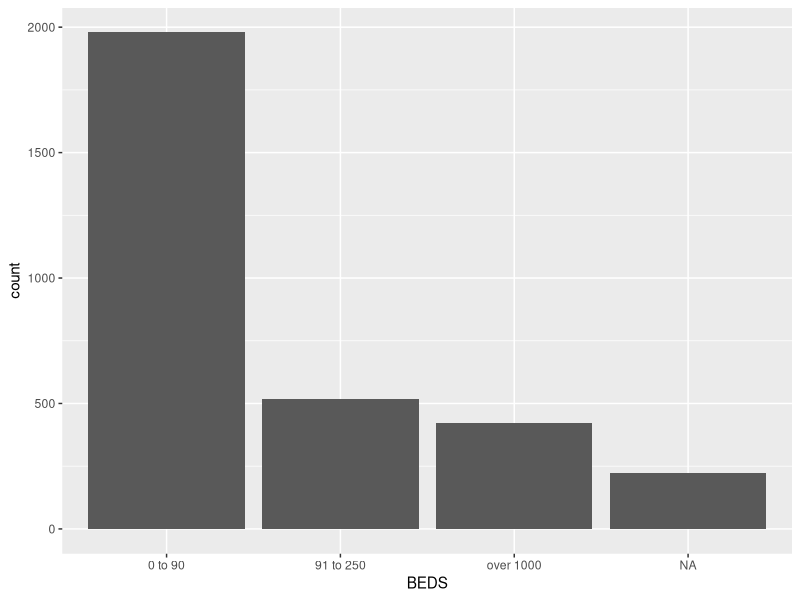
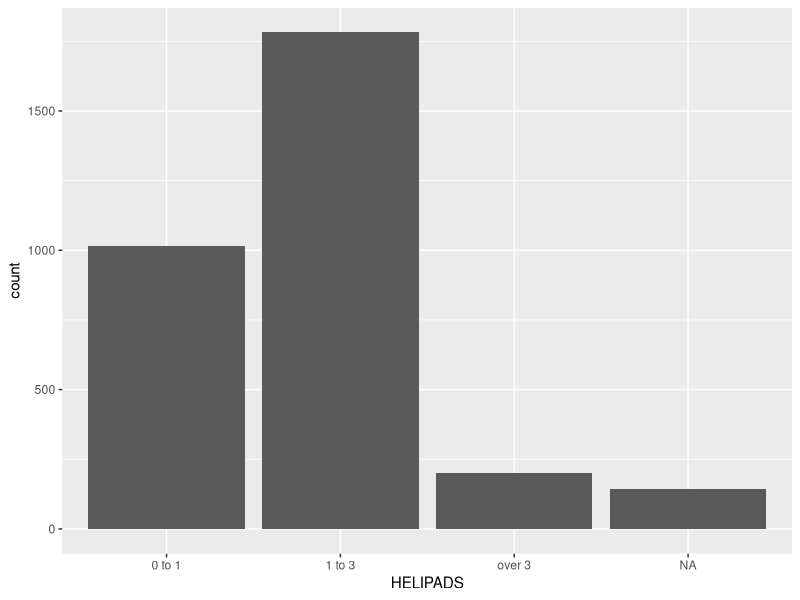
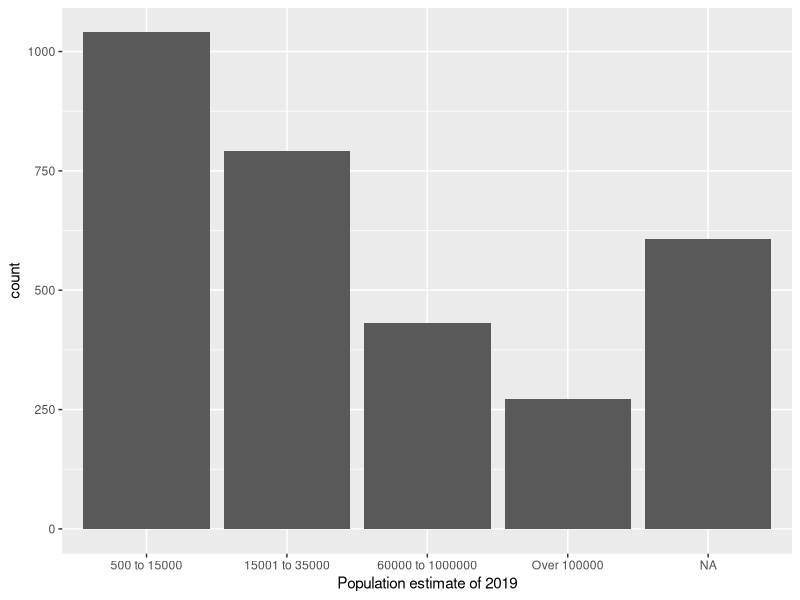
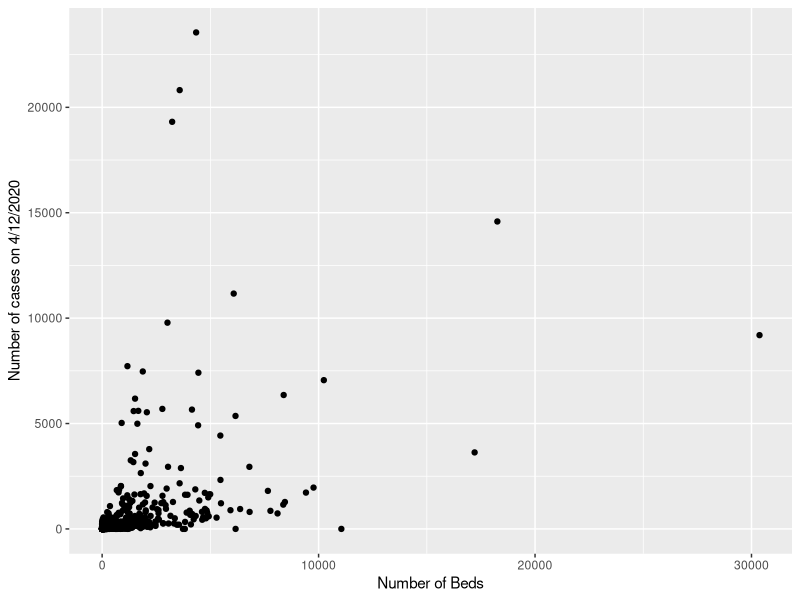
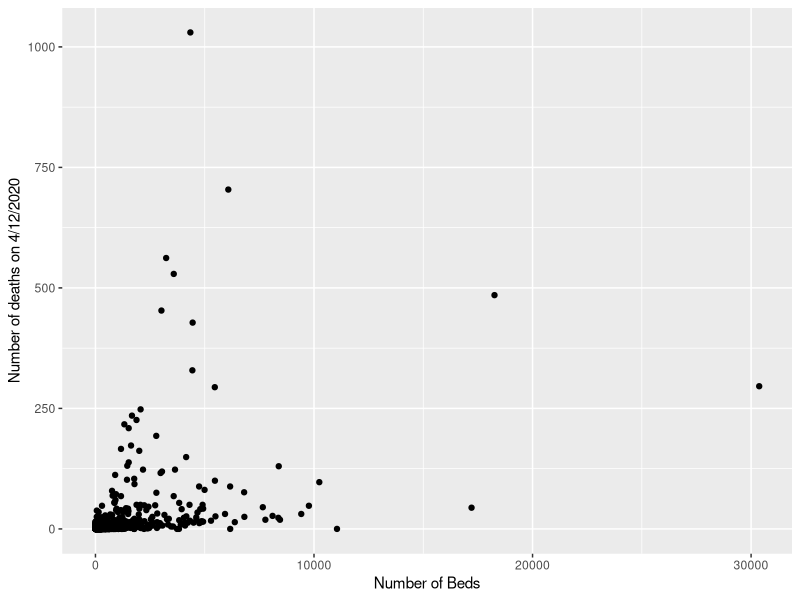
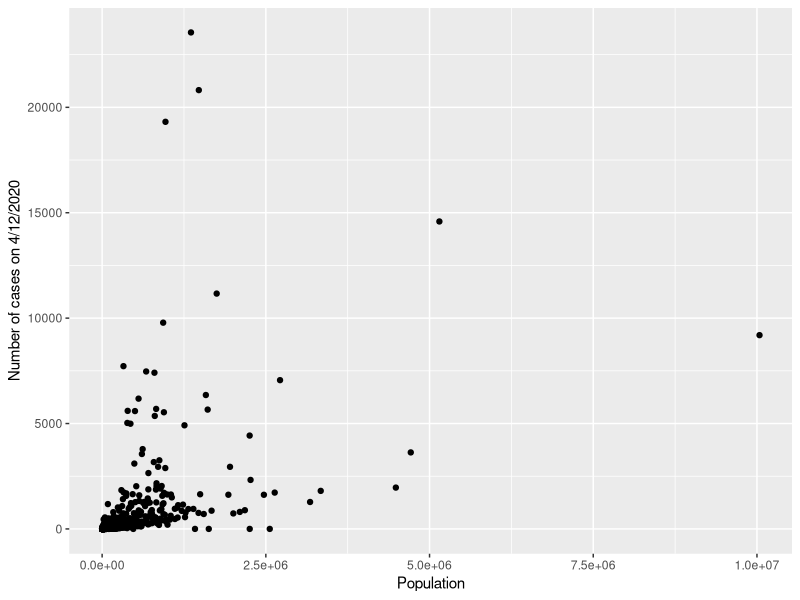
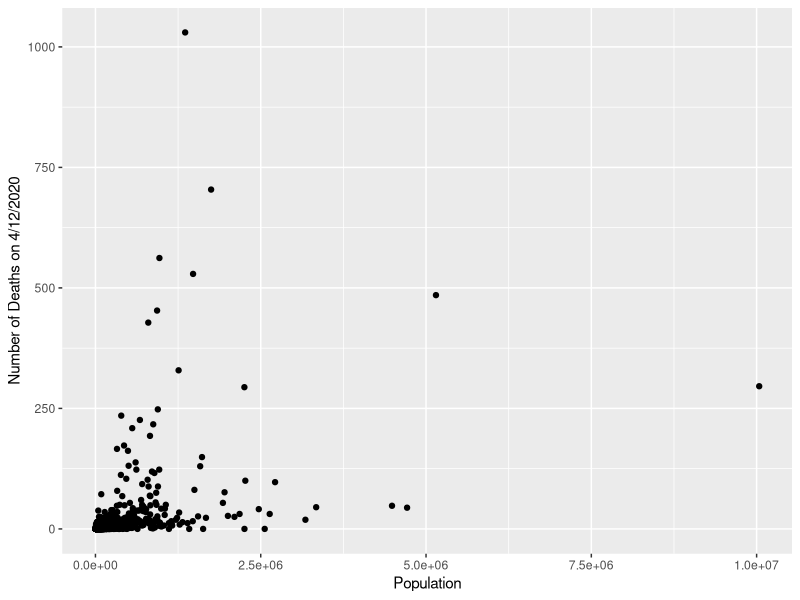

Source code (R) for these figures, in order:
library(ggplot2)

Combined_data <- read.csv("New_CountyHospitalCombined.csv", sep = ",")
cov_data <- read.csv("CovCountyHospitalTimeSeries.csv", sep = ",")

t.v1 <- table(Combined_data$BEDS, Combined_data$HELIPADS)
t.v2 <- addmargins(A = t.v1, FUN = list(total=sum),quiet = TRUE)
t.v1.rnd <- round(prop.table(t.v1, margin = 2)*100,1)

##Plots to finds the frequency of beds, helipads, and size of population per county

Combined_data$BEDS <- cut(x=Combined_data$BEDS,breaks = c(0,91,250,1000),right = FALSE,
                          labels = c("0 to 90","91 to 250","over 1000"))
ggplot(Combined_data, aes(BEDS))+geom_bar()

Combined_data$HELIPADS <- cut(x=Combined_data$HELIPADS, breaks = c(0,1,3,5),right = FALSE, 
                          labels = c("0 to 1","1 to 3","over 3"))
ggplot(Combined_data, aes(HELIPADS))+geom_bar(aes(fill=GOVERNM))


Combined_data$POPEST2019 <- cut(x=Combined_data$POPEST2019,breaks = c(500,15000,35000,60000,100000),right = FALSE,
                                labels = c("500 to 15000","15001 to 35000","60000 to 1000000", "Over 100000"))
ggplot(Combined_data, aes(POPEST2019))+labs(x="Population estimate of 2019")+geom_bar()

##Plots beds vs New cases/deaths and population vs New cases/deaths
ggplot(aes(x=beds,y=c2020.04.12),data = cov_data)+labs(y="Number of cases on 4/12/2020",x="Number of Beds")+geom_point()

ggplot(aes(x=beds,y=d2020.04.12),data = cov_data)+labs(y="Number of deaths on 4/12/2020",x="Number of Beds")+geom_point()

ggplot(aes(x=population,y=c2020.04.12), data =cov_data)+labs(x="Population",y="Number of cases on 4/12/2020")+geom_point()

ggplot(aes(x=population,y=d2020.04.12), data =cov_data)+labs(x="Population",y="Number of Deaths on 4/12/2020")+geom_point()
